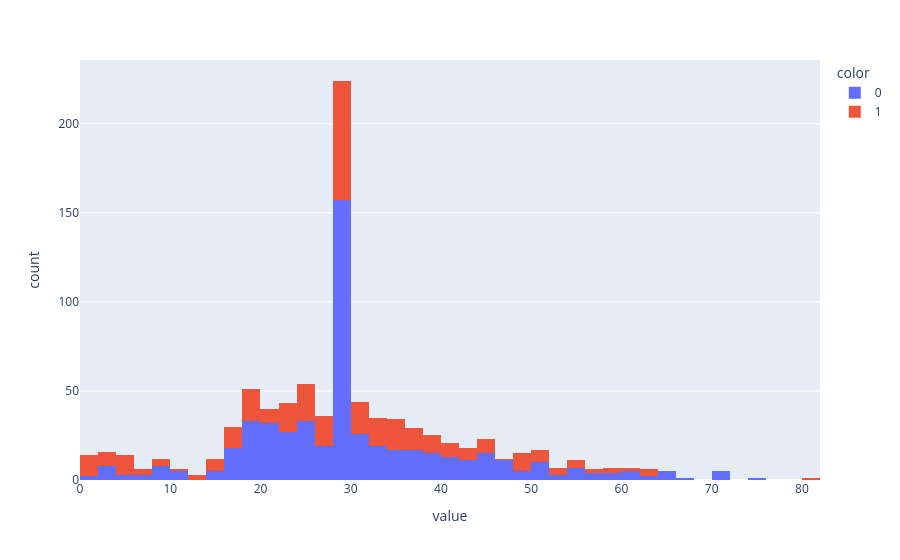

The notebook cell saved with this chart:
### Markdown cell above
## 4. Exploratory Data Analysis (EDA)

### 4.1 Age

### Code cell
px.histogram(train['Age'],color=train['Survived'])

### Figure 1 — Plotly figure (JSON) as saved in the notebook; plotly's stock layout.template omitted (floating-point values rounded to 4 significant figures; data arrays with more than 128 entries replaced by an {"elided": "..."} marker saying what was removed)
{"data": [{"alignmentgroup": "True", "bingroup": "x", "hovertemplate": "color=0<br>value=%{x}<br>count=%{y}<extra></extra>", "legendgroup": "0", "marker": {"color": "#636efa", "pattern": {"shape": ""}}, "name": "0", "offsetgroup": "0", "orientation": "v", "showlegend": true, "type": "histogram", "x": {"elided": "549 float values"}, "xaxis": "x", "yaxis": "y"}, {"alignmentgroup": "True", "bingroup": "x", "hovertemplate": "color=1<br>value=%{x}<br>count=%{y}<extra></extra>", "legendgroup": "1", "marker": {"color": "#EF553B", "pattern": {"shape": ""}}, "name": "1", "offsetgroup": "1", "orientation": "v", "showlegend": true, "type": "histogram", "x": {"elided": "342 float values"}, "xaxis": "x", "yaxis": "y"}], "layout": {"barmode": "relative", "legend": {"title": {"text": "color"}, "tracegroupgap": 0}, "margin": {"t": 60}, "xaxis": {"anchor": "y", "domain": [0.0, 1.0], "title": {"text": "value"}}, "yaxis": {"anchor": "x", "domain": [0.0, 1.0], "title": {"text": "count"}}}}
